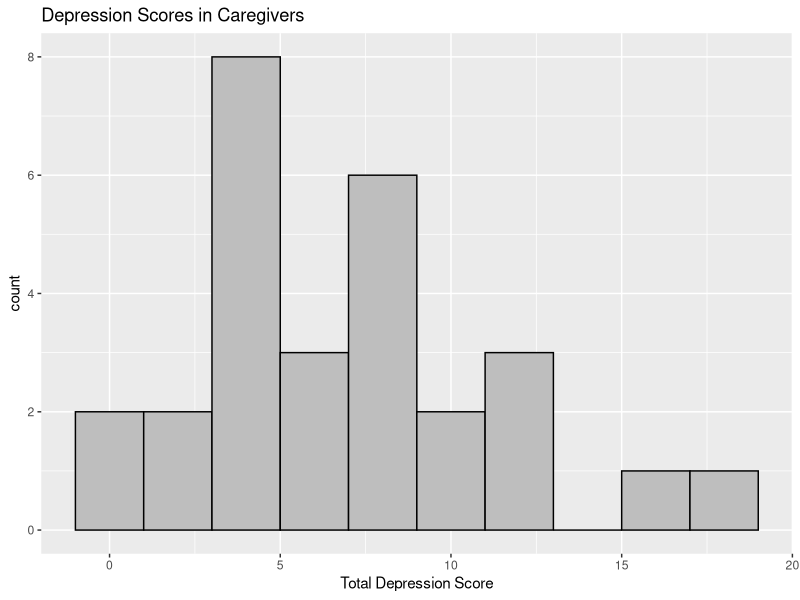
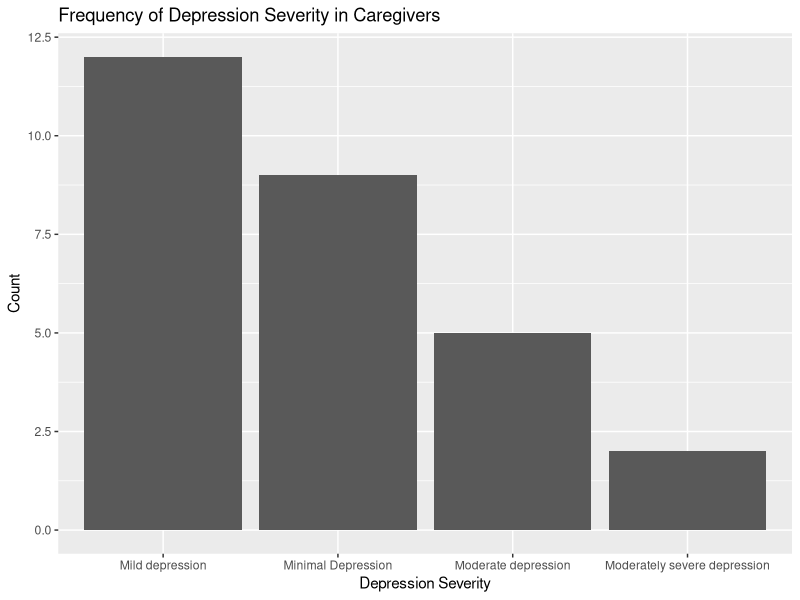
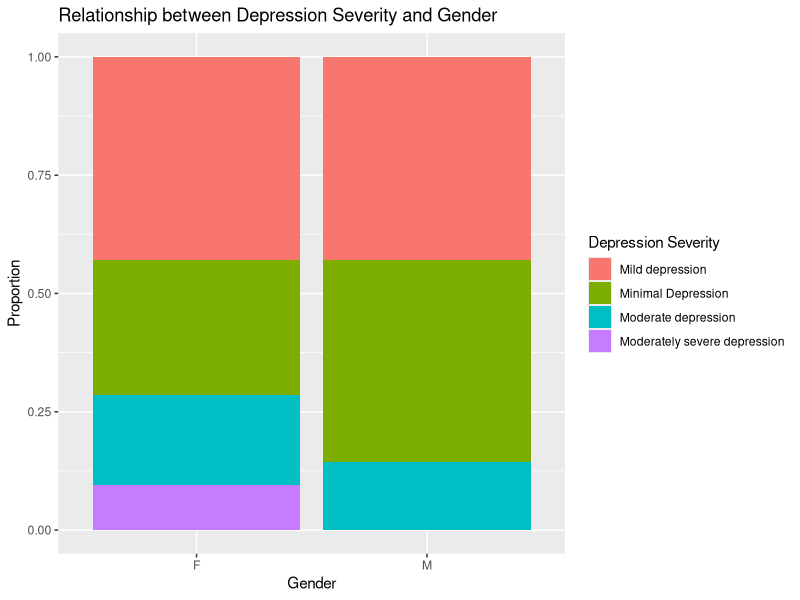
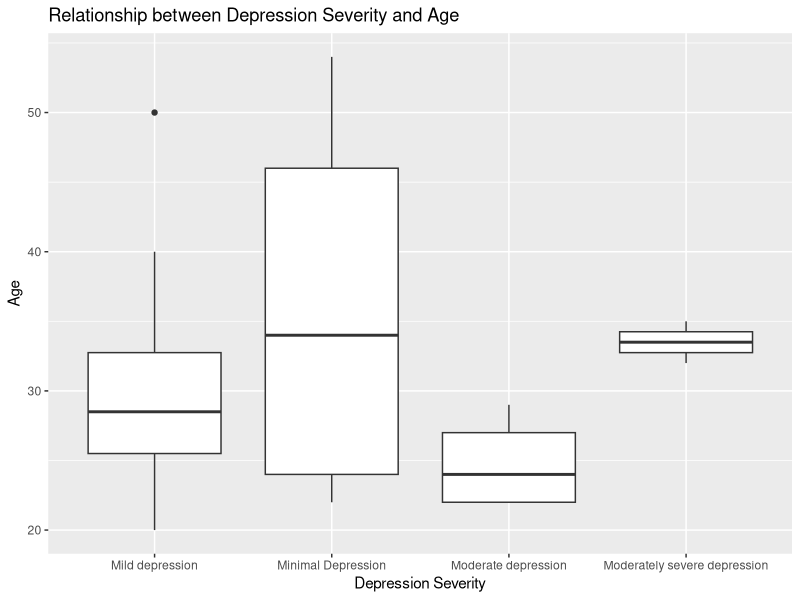
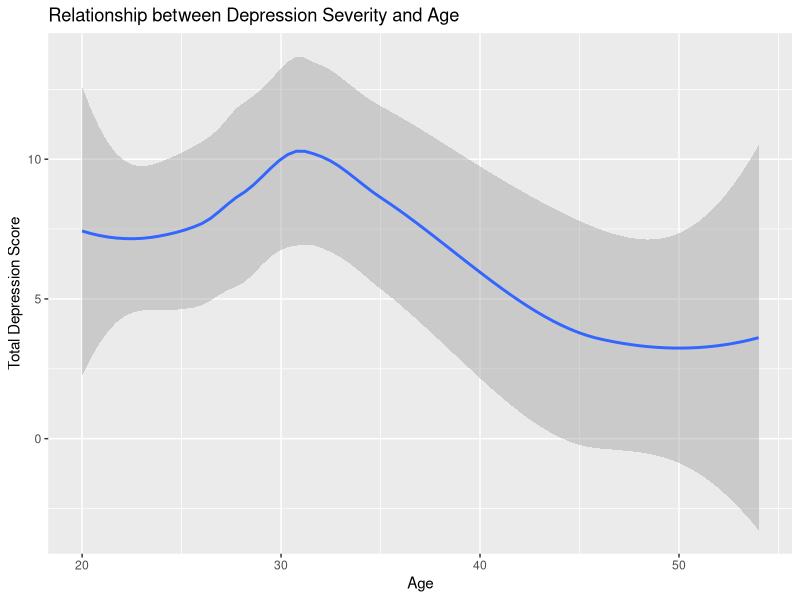
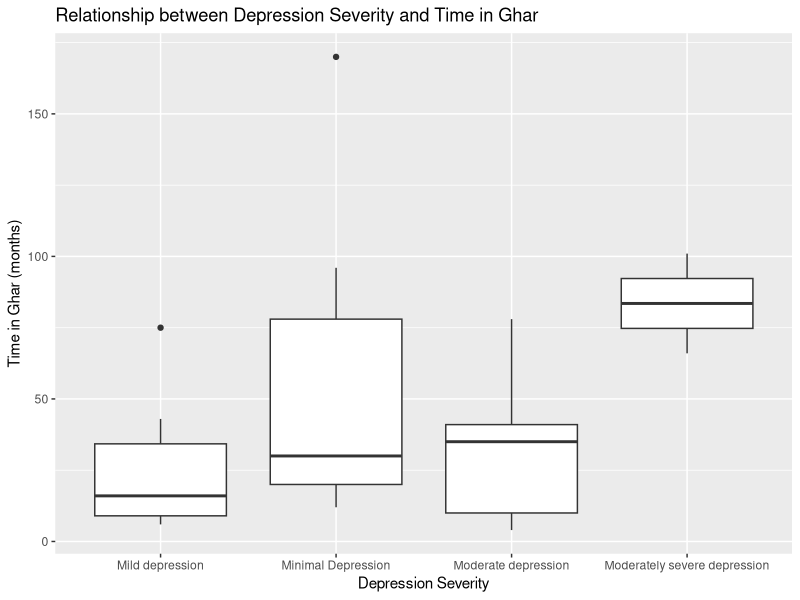
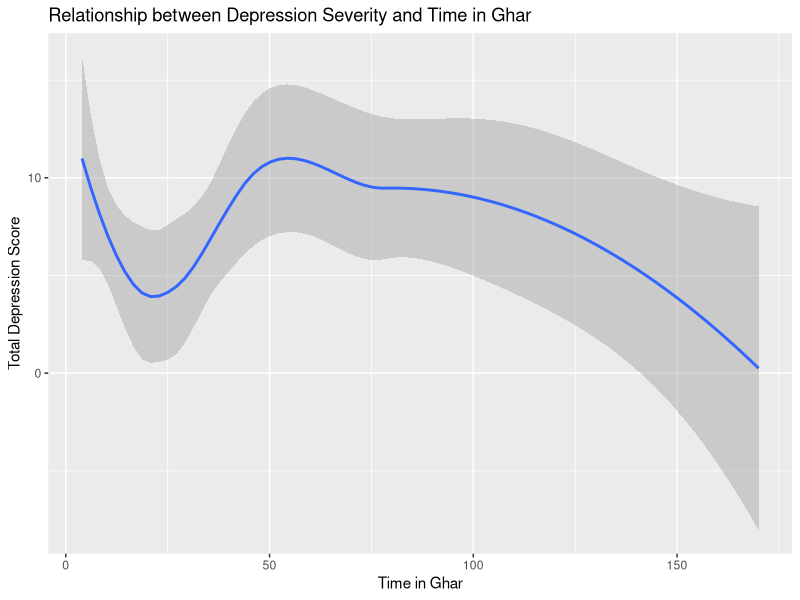
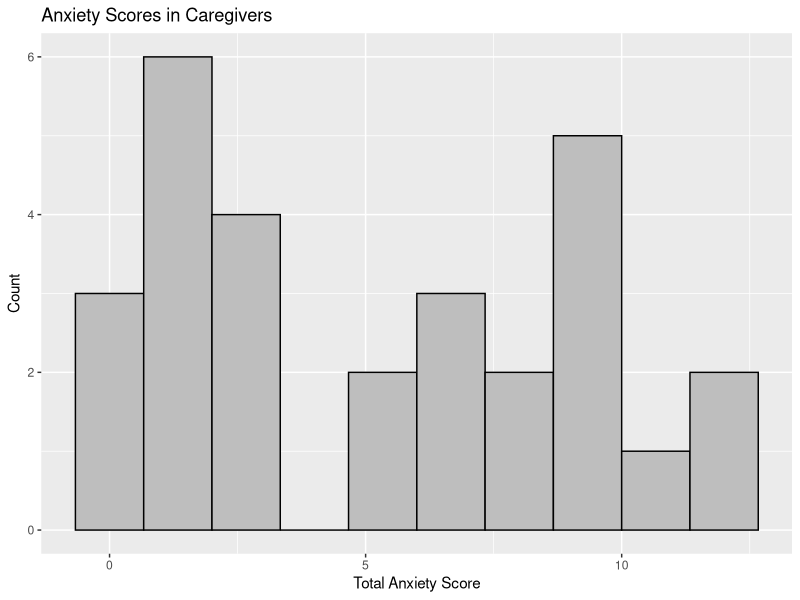

These charts were generated, in order, by the following R code:
## ---- chunk 1
knitr::opts_chunk$set(echo = TRUE)
## ---- chunk 2
library(tidyverse)
library(readr)
library(broom)
library(knitr)
library(skimr)
## ---- chunk 3
phq9 <- read_csv("Caregiver PHQ9.csv")
phq9 <- as.tibble(phq9)
## ---- chunk 4

ggplot(data = phq9, aes(x = `Total: Used to see severity of depressive disorder`)) + 
  geom_histogram(bins = 10, color = "black", fill = "gray") +
  labs(title = "Depression Scores in Caregivers", x = "Total Depression Score")


ggplot(data = phq9, aes(x = `Depression Severity` )) + 
  geom_bar() +
  labs(title = "Frequency of Depression Severity in Caregivers", y = "Count")


ggplot(data=phq9, mapping = aes(fill= `Depression Severity`, x=`Gender`)) + 
  geom_bar(position="fill") +
  labs(title="Relationship between Depression Severity and Gender", y ="Proportion", x = "Gender", fill = "Depression Severity")


ggplot( data = phq9, aes( x = `Depression Severity`, y = `Age`)) + 
  geom_boxplot() + 
  labs(title = "Relationship between Depression Severity and Age")


ggplot( data = phq9, aes(x = `Age`, y =  `Total: Used to see severity of depressive disorder` )) +
  geom_smooth() +
  labs(title = "Relationship between Depression Severity and Age", x = "Age", y = "Total Depression Score")

ggplot( data = phq9, aes( x = `Depression Severity`, y = `Time in Ghar`)) + 
  geom_boxplot() + 
  labs(title = "Relationship between Depression Severity and Time in Ghar", y = "Time in Ghar (months)")

ggplot( data = phq9, aes(x = `Time in Ghar` , y =  `Total: Used to see severity of depressive disorder`)) +
  geom_smooth() +
  labs(title = "Relationship between Depression Severity and Time in Ghar", x = "Time in Ghar", y = "Total Depression Score")
## ---- chunk 5
summary(phq9$`Total: Used to see severity of depressive disorder`)
## ---- chunk 6
sd(phq9$`Total: Used to see severity of depressive disorder`)
## ---- chunk 7
gad7 <- read_csv("Caregiver GAD-7.csv")
gad7 <- as.tibble(gad7)
gad7 <- gad7[-c(29, 30), ]
view(gad7)
## ---- chunk 8

ggplot(data = gad7, aes(x = `Scores`)) + 
  geom_histogram(bins = 10,color = "black", fill = "gray") +
  labs(title = "Anxiety Scores in Caregivers", x = "Total Anxiety Score", y = "Count")


ggplot(data = gad7, aes(x = `Anxiety Severity` )) + 
  geom_bar() +
  labs(title = "Frequency of Anxiety Severity in Caregivers", y = "Count")

ggplot(data= gad7, mapping = aes(fill= `Anxiety Severity`, x=`Gender`)) + 
  geom_bar(position="fill") +
  labs(title="Relationship between anxiety severity and gender", y ="Proportion", x = "Gender", fill = "Anxiety Severity")

ggplot( data = gad7, aes( x = `Anxiety Severity`, y = `Time in Ghar`)) + 
  geom_boxplot() + 
  labs(title = "Relationship between Depression Severity and Time in Ghar", y = "Time in Ghar (months)")

ggplot(data = gad7, aes(x = `Age`, y = `Scores`)) +
  geom_smooth() +
  labs(title = "Relationship between Age and Total Anxiety Scores", x= "Age", y = "Total Anxiety Scores")

ggplot( data = gad7, aes( x = `Anxiety Severity`, y = `Time in Ghar`)) + 
  geom_boxplot() + 
  labs(title = "Relationship between Anxiety Severity and Time in Ghar", y = "Time in Ghar (months)")

ggplot(data = gad7, aes(x = `Time in Ghar`, y = `Scores`)) +
  geom_smooth() +
  labs(title = "Relationship between Time in Ghar and Total Anxiety Scores", x= "Time in Ghar (Months)", y = "Total Anxiety Scores")
## ---- chunk 9
summary(gad7$`Scores`)
## ---- chunk 10
sd(gad7$`Scores`)
